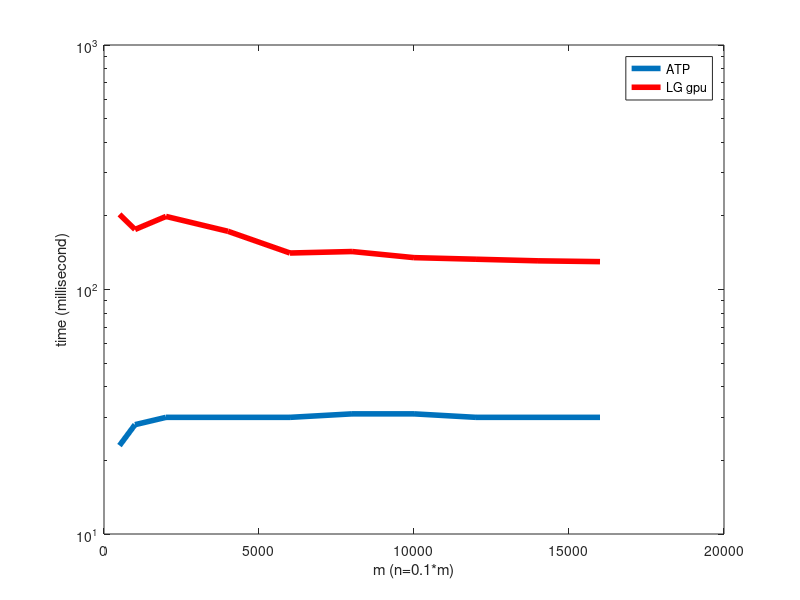

Recreate this plot in MATLAB.
%timing graph:
% cvx_timings=[764,3165,17517,101737,294947,NaN,NaN,NaN,NaN,NaN];
% LG_gpu_timings=[77,87,188,256,379,666,882,1257,1567,2074];
% ATP_timings=[17,23,40,72,132,225,318,436,562,760];
% m=[500,1000,2000,4000,6000,8000,10000,12000,14000,16000];
% 
% figure
% set(gca,'fontsize',12)
% semilogy(m,ATP_timings,'LineWidth',4,'DisplayName','ATP');
% hold on
% semilogy(m,LG_gpu_timings,'Color','r','LineWidth',4,'DisplayName','LG gpu');
% hold on
% semilogy(m,cvx_timings,'Color','c','LineWidth',4,'DisplayName','CVX');
% 
% legend('show')
% % xlim([500 16000])
% % ylim([0 2500])
% xlabel('m (n=0.1*m)')
% ylabel('time (millisecond)')

% %%
% 
%iterations graph:

LG_gpu_timings=[203,176,199,173,141,143,135,133,131,130];
ATP_timings=[23,28,30,30,30,31,31,30,30,30];
m=[500,1000,2000,4000,6000,8000,10000,12000,14000,16000];

figure
set(gca,'fontsize',12)
semilogy(m,ATP_timings,'LineWidth',4,'DisplayName','ATP');
hold on
semilogy(m,LG_gpu_timings,'Color','r','LineWidth',4,'DisplayName','LG gpu');

legend('show')
% xlim([500 16000])
% ylim([0 2500])
xlabel('m (n=0.1*m)')
ylabel('time (millisecond)')